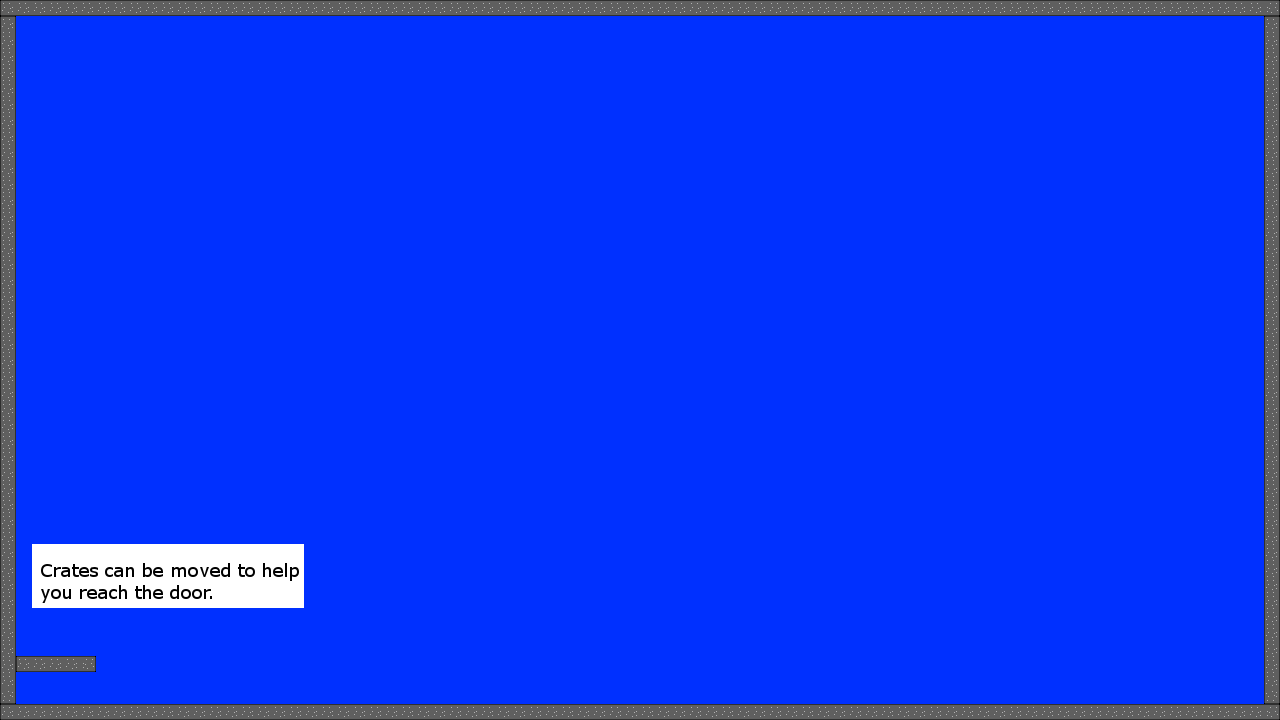

A level layout from a 2D game, rendered from its tile map. Below: a short description, then the map file with tile-grid data replaced by summaries:
An orthogonal 80x45 tile map with 16x16 px tiles, 1 tile layer (Tile Layer 1), 2 tilesets.

<map version="1.0" orientation="orthogonal" renderorder="right-up" width="80" height="45" tilewidth="16" tileheight="16">
 <tileset firstgid="1" name="concrete" tilewidth="16" tileheight="16">
  <image source="concrete.png" width="64" height="64" />
  <tile id="0">
   <properties>
    <property name="behavior" value="1" />
   </properties>
  </tile>
  <tile id="4">
   <properties>
    <property name="behavior" value="1" />
   </properties>
  </tile>
  <tile id="5">
   <properties>
    <property name="behavior" value="1" />
   </properties>
  </tile>
  <tile id="6">
   <properties>
    <property name="behavior" value="1" />
   </properties>
  </tile>
  <tile id="7">
   <properties>
    <property name="behavior" value="" />
   </properties>
  </tile>
  <tile id="11">
   <properties>
    <property name="behavior" value="1" />
   </properties>
  </tile>
  <tile id="13">
   <properties>
    <property name="behavior" value="0" />
   </properties>
  </tile>
  <tile id="15">
   <properties>
    <property name="behavior" value="1" />
   </properties>
  </tile>
 </tileset>
 <tileset firstgid="17" name="cratesinfo" tilewidth="16" tileheight="16">
  <image source="cratesinfo.png" width="320" height="160" />
 </tileset>
 <layer name="Tile Layer 1" width="80" height="45">
  <data>[3600 cells, 3600 non-empty, 75 distinct tile ids]</data>
 </layer>
</map>
